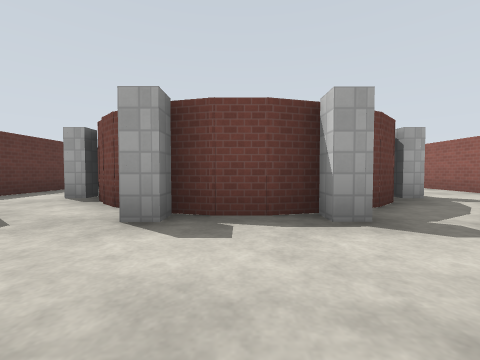
View 1 (above)

22 first-person views from a walk through a robot-simulator world made for Gazebo. The camera is 0.94 m above the floor, tilts 2° down and sees 90° across. The floor is counted in squares, 2 m on a side. Each view is taken from the middle of a square. On the plan, view 1 faces up. The plan holds only what a view shows up to about 9 squares ahead; the rest is blank. Gazebo's built-in surfaces are drawn with simple patterns.

View 2
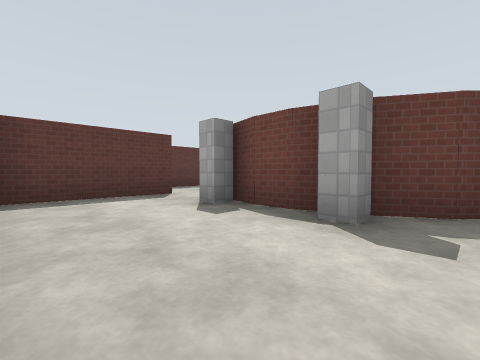

View 3
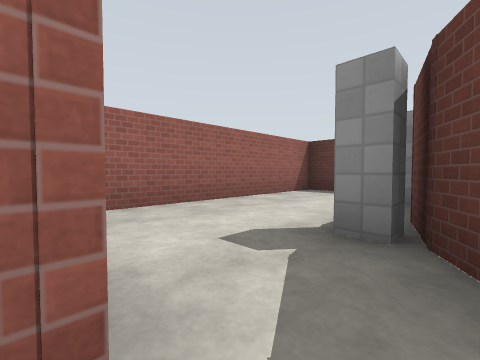

View 4
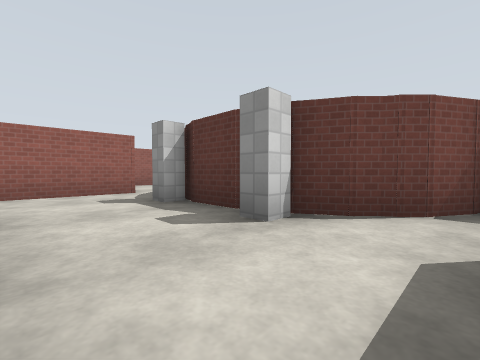

View 5
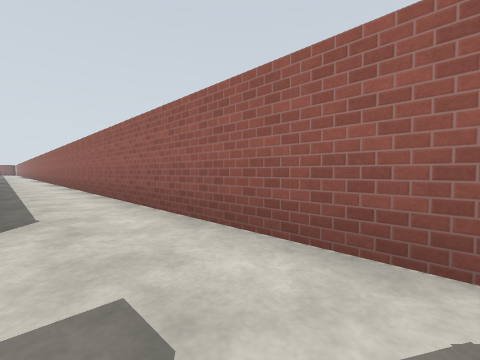

View 6
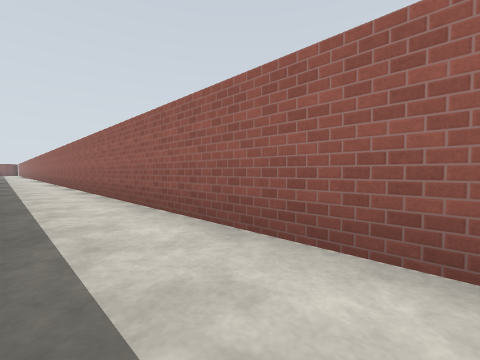

View 7
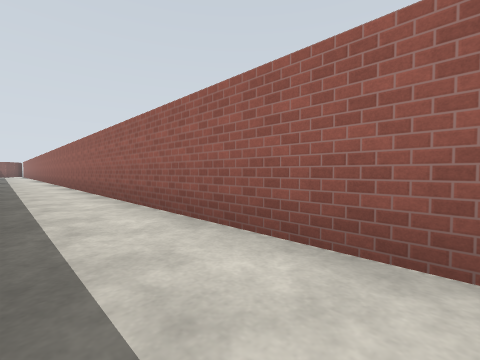

View 8
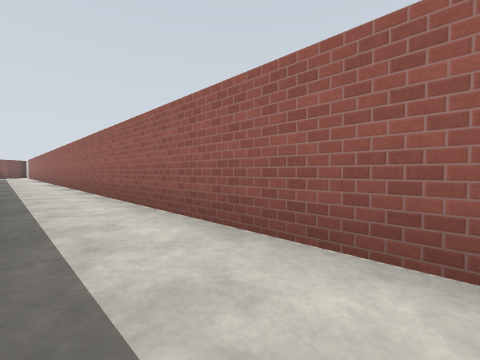

View 9
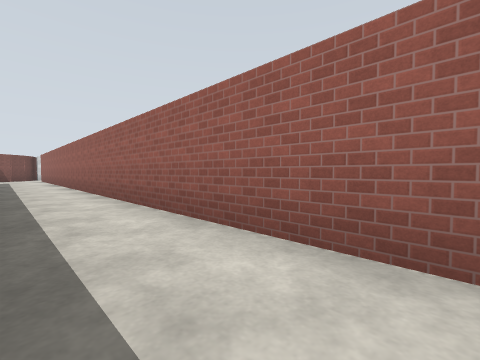

View 10
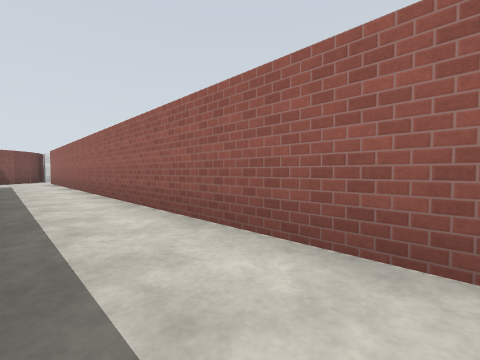

View 11
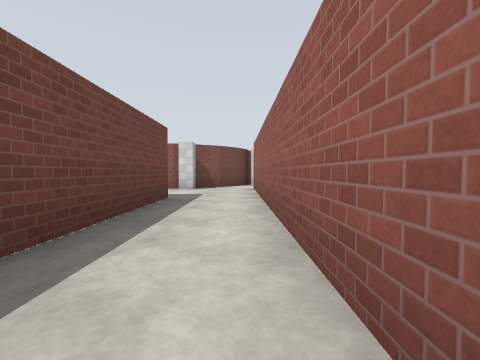

View 12
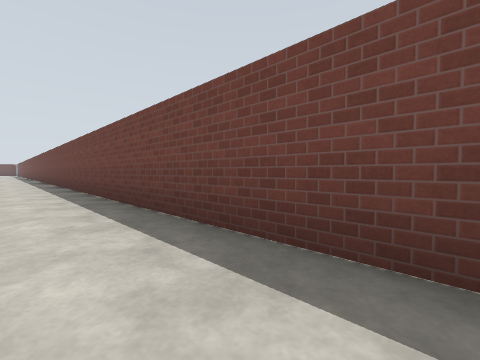

View 13
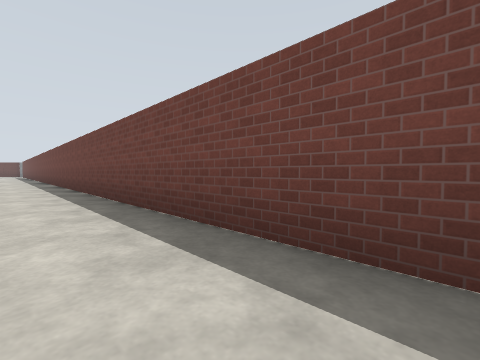

View 14
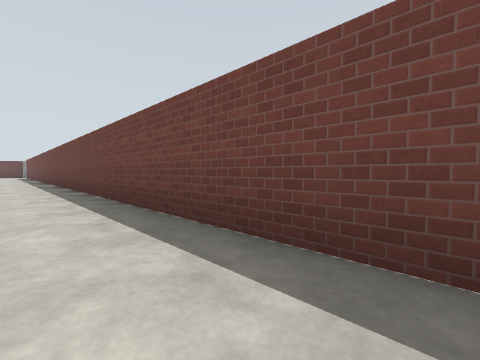

View 15
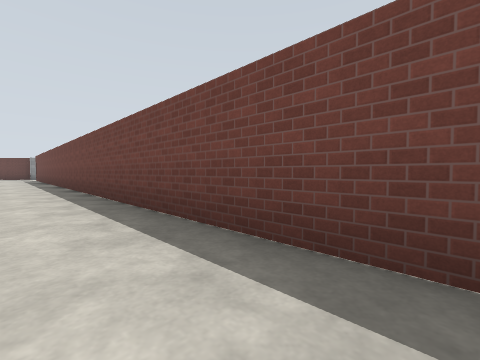

View 16
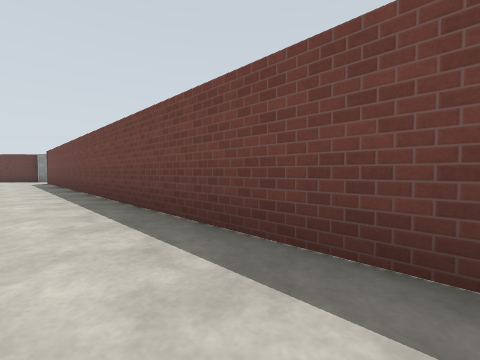

View 17
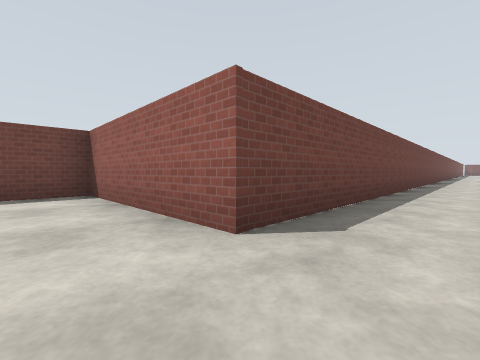

View 18
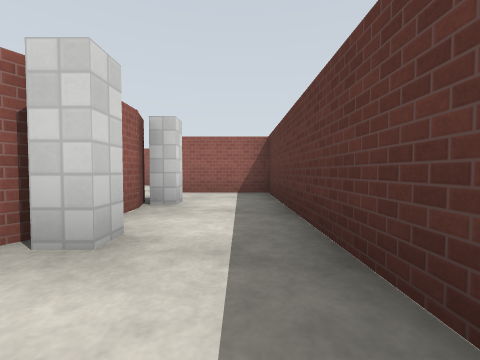

View 19
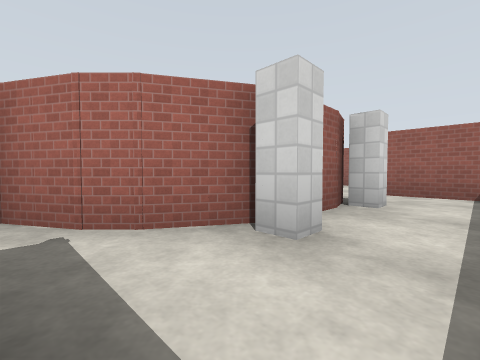

View 20
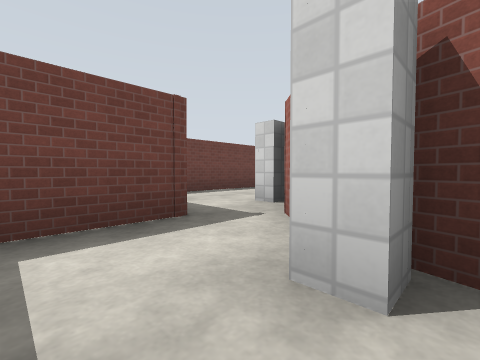

View 21
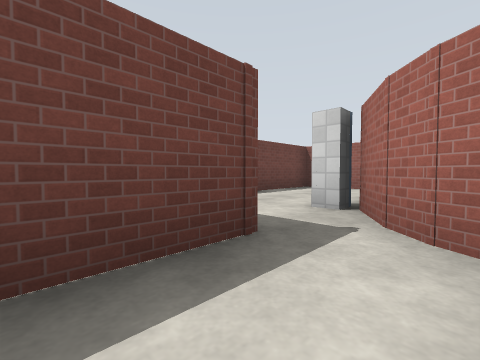

View 22
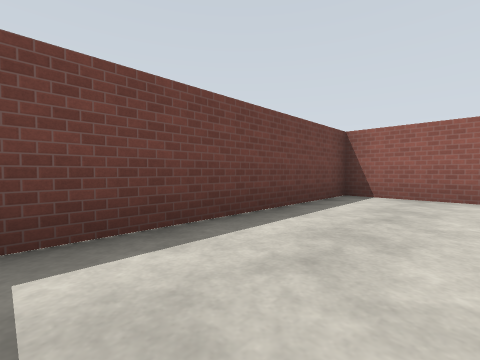

### Floor plan
Ten units are one square. View 1 is at (0, 0); x grows to the right and y downward. Boxes are objects, and circles mark ways between rooms. Rooms are numbered by the first view taken in them; rooms with no view inside come last. Other rooms are left out.
<svg viewBox="-51 -114 479 121">
<path fill="none" stroke="#000" d="M4 -26 -4 -26M13 -28 0 -25 -7 -27 -7 -22 -11 -22M-16 -31 -23 -38M20 -33 12 -28 12 -22 9 -22 9 -26M-27 -26 -27 2 21 2M24 -37 18 -31M-27 -43 -31 -43M394 -43 52 -43 52 -82 39 -82M32 -46 32 -43 28 -43M29 -26 415 -26M29 -59 29 -46M21 -75 26 -66 32 -66 32 -61M423 -36 419 -43M-25 -82 -41 -82M-21 -71 -16 -77M-46 -79 -46 -65M-26 -63 -19 -74 -9 -80M-31 -62 -31 -66 -26 -66M-31 -43 -31 -46 -27 -46M-46 -65 -46 -26 -27 -26M-25 -43 -27 -49 -27 -54M-26 -62 -31 -62M-11 -82 -11 -86M12 -80 21 -75M17 -77 24 -70M28 -89 28 -109 -21 -109"/>
<circle cx="30" cy="-30" r="3" fill="#2a7"/>
<circle cx="-30" cy="-30" r="3" fill="#2a7"/>
<circle cx="30" cy="-80" r="3" fill="#2a7"/>
<circle cx="-40" cy="-60" r="3" fill="#2a7"/>
<circle cx="-20" cy="-80" r="3" fill="#2a7"/>
<text x="0" y="-10">1</text>
<text x="220" y="-40">2</text>
<text x="-30" y="-80">3</text>
<text x="-40" y="-50">4</text>
<text x="0" y="-90">5</text>
</svg>
Room 1 opens to room 2. Room 1 opens to room 4. Room 2 opens to room 5. Room 3 opens to room 4. Room 3 opens to room 5.

Where each view was taken, in squares from view 1:
view 1: 0 up, 0 right, facing up
view 2: 0 up, 2 right, facing up-left
view 3: 3 up, 3 right, facing down-left
view 4: 8 up, 5 right, facing down-left
view 5: 4 up, 3 right, facing down-right
view 6: 4 up, 8 right, facing down-right
view 7: 4 up, 15 right, facing down-right
view 8: 4 up, 20 right, facing down-right
view 9: 4 up, 27 right, facing down-right
view 10: 4 up, 30 right, facing down-right
view 11: 3 up, 35 right, facing right
view 12: 3 up, 38 right, facing up-left
view 13: 3 up, 31 right, facing up-left
view 14: 3 up, 27 right, facing up-left
view 15: 3 up, 21 right, facing up-left
view 16: 3 up, 17 right, facing up-left
view 17: 3 up, 4 right, facing up-right
view 18: 8 up, 4 left, facing down
view 19: 8 up, 4 left, facing down-right
view 20: 6 up, 4 left, facing up-right
view 21: 7 up, 4 left, facing up-right
view 22: 9 up, 2 left, facing up-right
